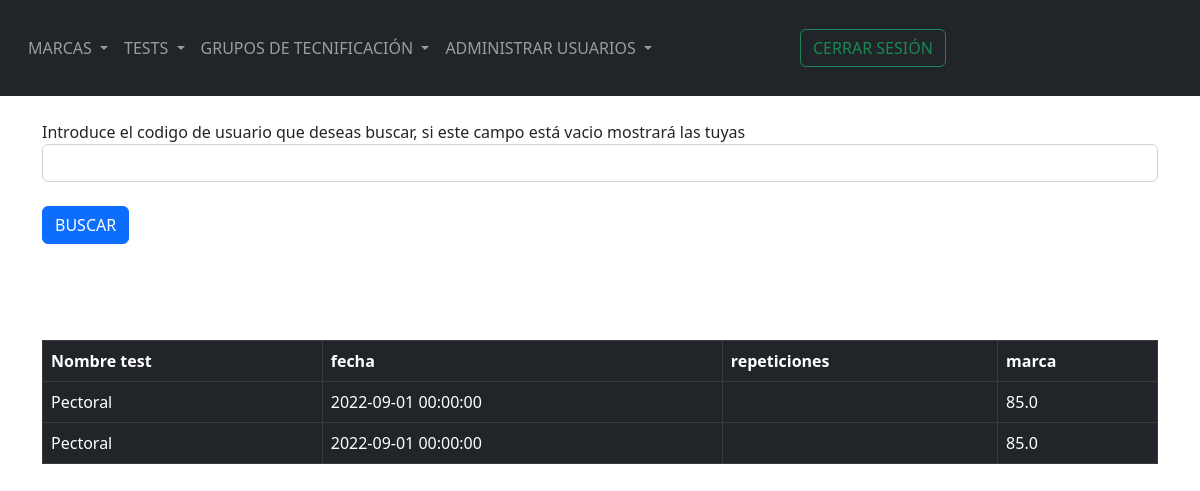
The app's page /view_all_test (signed in) with its own data.
### webside/models/User.py (models this page shows)
class test(db.Model):
    id = db.Column(db.Integer, primary_key=True)
    test_name = db.Column(db.String(10000))
    repeticiones = db.Column(db.Integer)
    mark = db.Column(db.Float)
    date = db.Column(db.DateTime(timezone=True), default=func.now())
    user_id = db.Column(db.Integer, db.ForeignKey('user_register.id'))

### webside/views.py (the view)
@views.route('/view_all_test', methods=['POST', 'GET'])
@login_required
def view_all_test():
    if request.method == 'POST':
            id = request.form.get('cod_usuario')
            all_marks = test.query.filter_by(user_id = id).all()
            return render_template("view_all_test.html", User_register=current_user, marks = all_marks)
    all_marks = test.query.filter_by(user_id = current_user.id).all()
    return render_template("view_all_test.html", User_register=current_user, marks = all_marks)

### webside/__init__.py (called while the page is built)
def create_app():
    app = Flask(__name__)
    app.config['SECRET_KEY'] = 'MdLr37P.'
    app.config['SQLALCHEMY_DATABASE_URI'] = f'sqlite:///{DB_NAME}'
    app.config['PERMANENT_SESSION_LIFETIME'] =  timedelta(minutes=5)
    db.init_app(app)
    from .views import  views
    app.register_blueprint(views, url_prefix= '/')
    create_database(app)
    from .models.User import User_register
    login_manager = LoginManager()
    login_manager.login_view = 'views.home'
    login_manager.init_app(app)
    @login_manager.user_loader
    def load_user(id):
        return User_register.query.get(int(id))
    return app

### webside/templates/view_all_test.html (shortened to what this page needs)
{% extends "base.html" %}{% block title %} Test {% endblock %} {% block content%}
<!DOCTYPE html>
<html>
    <body>
        {% if User_register.admin %}
        <form  method = "POST" >
            <br>
            <label for="mark" id="informacion" name="informacion">Introduce el codigo de usuario que deseas buscar, si este campo está vacio mostrará las tuyas</label>
            <input type="text" class="form-control" id = "cod_usuario" name = "cod_usuario" />
            <br>
            <button class="btn btn-primary"> BUSCAR </button>
            <br>        <br><br>
        </form>
        {% endif %}
        <br><br>
        <table class="table table-bordered table-dark" >
            <tr>
            <th>Nombre test</th>
            <th>fecha</th>
            <th>repeticiones</th>
            <th>marca</th>
            </tr>
            {% for x in marks  %}
            <tr>
                <td>{{x.test_name}} </td>
                <td>{{x.date}}</td>
                <td>{{x.repetition}}</td>
                <td>{{x.mark}}</td>
            </tr>
            {% endfor %}
        </table>
        <br><br>
    </body>
</html>
{% endblock %}

### records on screen
test: test_name "Pectoral", date "2022-09-01 00:00:00", mark "85.0"
test: test_name "Pectoral", date "2022-09-01 00:00:00", mark "85.0"
